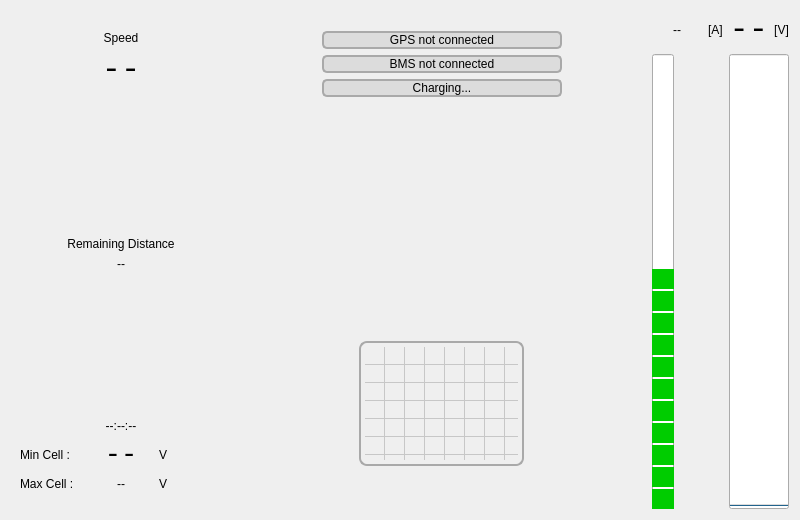
      <widget class="QWidget" name="tab_car">
       <property name="sizePolicy">
        <sizepolicy hsizetype="MinimumExpanding" vsizetype="MinimumExpanding">
         <horstretch>0</horstretch>
         <verstretch>0</verstretch>
        </sizepolicy>
       </property>
       <property name="minimumSize">
        <size>
         <width>800</width>
         <height>520</height>
        </size>
       </property>
       <property name="maximumSize">
        <size>
         <width>800</width>
         <height>520</height>
        </size>
       </property>
       <property name="styleSheet">
        <string notr="true"/>
       </property>
       <attribute name="icon">
        <iconset resource="resources.qrc">
         <normaloff>:/images/car.png</normaloff>:/images/car.png</iconset>
       </attribute>
       <attribute name="title">
        <string/>
       </attribute>
       <layout class="QGridLayout" name="gridLayout_3">
        <item row="0" column="1">
         <spacer name="horizontalSpacer">
          <property name="orientation">
           <enum>Qt::Horizontal</enum>
          </property>
          <property name="sizeType">
           <enum>QSizePolicy::MinimumExpanding</enum>
          </property>
          <property name="sizeHint" stdset="0">
           <size>
            <width>40</width>
            <height>20</height>
           </size>
          </property>
         </spacer>
        </item>
        <item row="0" column="0">
         <widget class="QTransparentWidget" name="carWidget1" native="true">
          <property name="sizePolicy">
           <sizepolicy hsizetype="MinimumExpanding" vsizetype="MinimumExpanding">
            <horstretch>0</horstretch>
            <verstretch>0</verstretch>
           </sizepolicy>
          </property>
          <property name="minimumSize">
           <size>
            <width>220</width>
            <height>500</height>
           </size>
          </property>
          <property name="maximumSize">
           <size>
            <width>220</width>
            <height>500</height>
           </size>
          </property>
          <layout class="QGridLayout" name="gridLayout_2">
           <property name="topMargin">
            <number>20</number>
           </property>
           <property name="bottomMargin">
            <number>20</number>
           </property>
           <item row="0" column="0" colspan="3">
            <widget class="QLabel" name="label_speed">
             <property name="styleSheet">
              <string notr="true"/>
             </property>
             <property name="text">
              <string>Speed</string>
             </property>
             <property name="alignment">
              <set>Qt::AlignCenter</set>
             </property>
             <property name="wordWrap">
              <bool>true</bool>
             </property>
            </widget>
           </item>
           <item row="2" column="0" colspan="2">
            <spacer name="verticalSpacer_3">
             <property name="orientation">
              <enum>Qt::Vertical</enum>
             </property>
             <property name="sizeHint" stdset="0">
              <size>
               <width>20</width>
               <height>40</height>
              </size>
             </property>
            </spacer>
           </item>
           <item row="3" column="0" colspan="3">
            <widget class="QLabel" name="label_remdist">
             <property name="text">
              <string>Remaining Distance</string>
             </property>
             <property name="scaledContents">
              <bool>true</bool>
             </property>
             <property name="alignment">
              <set>Qt::AlignCenter</set>
             </property>
             <property name="wordWrap">
              <bool>true</bool>
             </property>
            </widget>
           </item>
           <item row="4" column="0" colspan="3">
            <widget class="QLabel" name="l_remdist">
             <property name="styleSheet">
              <string notr="true">font: 75 24pt &quot;Lucida Console&quot;;</string>
             </property>
             <property name="text">
              <string notr="true">--</string>
             </property>
             <property name="alignment">
              <set>Qt::AlignCenter</set>
             </property>
            </widget>
           </item>
           <item row="5" column="0" colspan="2">
            <spacer name="verticalSpacer">
             <property name="orientation">
              <enum>Qt::Vertical</enum>
             </property>
             <property name="sizeHint" stdset="0">
              <size>
               <width>20</width>
               <height>40</height>
              </size>
             </property>
            </spacer>
           </item>
           <item row="6" column="0" colspan="3">
            <widget class="QLabel" name="l_time">
             <property name="styleSheet">
              <string notr="true">font: 75 10pt &quot;Latha&quot;;</string>
             </property>
             <property name="text">
              <string notr="true">--:--:--</string>
             </property>
             <property name="alignment">
              <set>Qt::AlignCenter</set>
             </property>
            </widget>
           </item>
           <item row="7" column="0">
            <widget class="QLabel" name="main_min">
             <property name="text">
              <string>Min Cell :</string>
             </property>
             <property name="scaledContents">
              <bool>false</bool>
             </property>
            </widget>
           </item>
           <item row="7" column="1">
            <widget class="QLabel" name="main_min_v">
             <property name="font">
              <font>
               <family>Lucida Console</family>
               <pointsize>20</pointsize>
               <weight>9</weight>
               <italic>false</italic>
               <bold>false</bold>
              </font>
             </property>
             <property name="styleSheet">
              <string notr="true">font: 75 20pt &quot;Lucida Console&quot;;</string>
             </property>
             <property name="text">
              <string>--</string>
             </property>
             <property name="alignment">
              <set>Qt::AlignCenter</set>
             </property>
            </widget>
           </item>
           <item row="8" column="0">
            <widget class="QLabel" name="main_max">
             <property name="text">
              <string>Max Cell :</string>
             </property>
             <property name="scaledContents">
              <bool>false</bool>
             </property>
            </widget>
           </item>
           <item row="8" column="1">
            <widget class="QLabel" name="main_max_v">
             <property name="styleSheet">
              <string notr="true">font: 75 20pt &quot;Lucida Console&quot;;</string>
             </property>
             <property name="text">
              <string>--</string>
             </property>
             <property name="alignment">
              <set>Qt::AlignCenter</set>
             </property>
            </widget>
           </item>
           <item row="7" column="2">
            <widget class="QLabel" name="label_37">
             <property name="text">
              <string>V</string>
             </property>
            </widget>
           </item>
           <item row="8" column="2">
            <widget class="QLabel" name="label_39">
             <property name="text">
              <string>V</string>
             </property>
            </widget>
           </item>
           <item row="1" column="0" colspan="3">
            <widget class="QLabel" name="l_speed">
             <property name="font">
              <font>
               <family>Lucida Console</family>
               <pointsize>24</pointsize>
               <weight>9</weight>
               <italic>false</italic>
               <bold>false</bold>
              </font>
             </property>
             <property name="styleSheet">
              <string notr="true">font: 75 24pt &quot;Lucida Console&quot;;</string>
             </property>
             <property name="text">
              <string notr="true">--</string>
             </property>
             <property name="alignment">
              <set>Qt::AlignCenter</set>
             </property>
            </widget>
           </item>
          </layout>
         </widget>
        </item>
        <item row="0" column="2">
         <widget class="QFrame" name="verticalFrame_carDrawing">
          <property name="enabled">
           <bool>true</bool>
          </property>
          <property name="sizePolicy">
           <sizepolicy hsizetype="MinimumExpanding" vsizetype="MinimumExpanding">
            <horstretch>0</horstretch>
            <verstretch>0</verstretch>
           </sizepolicy>
          </property>
          <property name="minimumSize">
           <size>
            <width>280</width>
            <height>500</height>
           </size>
          </property>
          <property name="maximumSize">
           <size>
            <width>280</width>
            <height>500</height>
           </size>
          </property>
          <property name="styleSheet">
           <string notr="true">.QFrame{
image: url(:/images/lotus_black.png);
}

QLabel{
font: 75 13pt &quot;Latha&quot;;
text-align: center;
background-color: rgb(220, 220, 220);
border-width: 2px;
border-style: solid;
border-color: darkgrey;
border-radius: 5px;
}

QTableWidget{
border-width: 2px;
border-style: solid;
border-color: darkgrey;
border-radius: 8px;
padding:4px;
}
</string>
          </property>
          <layout class="QVBoxLayout" name="verticalLayout_2">
           <property name="leftMargin">
            <number>20</number>
           </property>
           <property name="topMargin">
            <number>20</number>
           </property>
           <property name="rightMargin">
            <number>20</number>
           </property>
           <property name="bottomMargin">
            <number>45</number>
           </property>
           <item>
            <widget class="QLabel" name="l_gps_error">
             <property name="styleSheet">
              <string notr="true"/>
             </property>
             <property name="text">
              <string>GPS not connected</string>
             </property>
             <property name="alignment">
              <set>Qt::AlignCenter</set>
             </property>
            </widget>
           </item>
           <item>
            <widget class="QLabel" name="l_bms_error">
             <property name="text">
              <string>BMS not connected</string>
             </property>
             <property name="alignment">
              <set>Qt::AlignCenter</set>
             </property>
            </widget>
           </item>
           <item>
            <widget class="QLabel" name="charge">
             <property name="text">
              <string>Charging...</string>
             </property>
             <property name="alignment">
              <set>Qt::AlignCenter</set>
             </property>
            </widget>
           </item>
           <item>
            <spacer name="verticalSpacer_4">
             <property name="orientation">
              <enum>Qt::Vertical</enum>
             </property>
             <property name="sizeType">
              <enum>QSizePolicy::MinimumExpanding</enum>
             </property>
             <property name="sizeHint" stdset="0">
              <size>
               <width>20</width>
               <height>50</height>
              </size>
             </property>
            </spacer>
           </item>
           <item>
            <layout class="QHBoxLayout" name="horizontalLayout_batteryCells">
             <property name="topMargin">
              <number>0</number>
             </property>
             <item>
              <widget class="QTableWidget" name="tableWidget_batteryCells">
               <property name="enabled">
                <bool>false</bool>
               </property>
               <property name="sizePolicy">
                <sizepolicy hsizetype="Preferred" vsizetype="Preferred">
                 <horstretch>100</horstretch>
                 <verstretch>100</verstretch>
                </sizepolicy>
               </property>
               <property name="minimumSize">
                <size>
                 <width>165</width>
                 <height>125</height>
                </size>
               </property>
               <property name="maximumSize">
                <size>
                 <width>165</width>
                 <height>125</height>
                </size>
               </property>
               <property name="focusPolicy">
                <enum>Qt::NoFocus</enum>
               </property>
               <property name="styleSheet">
                <string notr="true"/>
               </property>
               <property name="verticalScrollBarPolicy">
                <enum>Qt::ScrollBarAlwaysOff</enum>
               </property>
               <property name="horizontalScrollBarPolicy">
                <enum>Qt::ScrollBarAlwaysOff</enum>
               </property>
               <property name="autoScroll">
                <bool>false</bool>
               </property>
               <property name="tabKeyNavigation">
                <bool>false</bool>
               </property>
               <property name="selectionMode">
                <enum>QAbstractItemView::NoSelection</enum>
               </property>
               <property name="showGrid">
                <bool>true</bool>
               </property>
               <property name="rowCount">
                <number>8</number>
               </property>
               <property name="columnCount">
                <number>11</number>
               </property>
               <attribute name="horizontalHeaderVisible">
                <bool>false</bool>
               </attribute>
               <attribute name="horizontalHeaderDefaultSectionSize">
                <number>12</number>
               </attribute>
               <attribute name="horizontalHeaderHighlightSections">
                <bool>false</bool>
               </attribute>
               <attribute name="horizontalHeaderMinimumSectionSize">
                <number>5</number>
               </attribute>
               <attribute name="verticalHeaderVisible">
                <bool>false</bool>
               </attribute>
               <attribute name="verticalHeaderDefaultSectionSize">
                <number>12</number>
               </attribute>
               <attribute name="verticalHeaderMinimumSectionSize">
                <number>5</number>
               </attribute>
               <row/>
               <row/>
               <row/>
               <row/>
               <row/>
               <row/>
               <row/>
               <row/>
               <column/>
               <column/>
               <column/>
               <column/>
               <column/>
               <column/>
               <column/>
               <column/>
               <column/>
               <column/>
               <column/>
               <item row="0" column="0">
                <property name="text">
                 <string/>
                </property>
               </item>
               <item row="0" column="1">
                <property name="text">
                 <string/>
                </property>
               </item>
               <item row="0" column="2">
                <property name="text">
                 <string/>
                </property>
               </item>
               <item row="1" column="1">
                <property name="text">
                 <string/>
                </property>
               </item>
               <item row="2" column="0"/>
              </widget>
             </item>
            </layout>
           </item>
          </layout>
         </widget>
        </item>
        <item row="0" column="4">
         <layout class="QGridLayout" name="gridLayout">
          <item row="1" column="0">
           <widget class="QProgressBar" name="progressBar_amps">
            <property name="sizePolicy">
             <sizepolicy hsizetype="Fixed" vsizetype="Expanding">
              <horstretch>0</horstretch>
              <verstretch>0</verstretch>
             </sizepolicy>
            </property>
            <property name="styleSheet">
             <string notr="true">QProgressBar:verticall {
border: 1px solid gray;
border-radius: 3px;
background: white;
padding: 1px;
text-align: right;
}
QProgressBar::chunk:vertical {
background: qlineargradient(x1: 0, y1: 0, x2: 0, y2: 1, stop: 0 #00CC00, stop: 1 #00CC00);
margin-top: 2px; /* space */
height: 20px;
}</string>
            </property>
            <property name="value">
             <number>50</number>
            </property>
            <property name="alignment">
             <set>Qt::AlignCenter</set>
            </property>
            <property name="textVisible">
             <bool>false</bool>
            </property>
            <property name="orientation">
             <enum>Qt::Vertical</enum>
            </property>
            <property name="invertedAppearance">
             <bool>false</bool>
            </property>
            <property name="textDirection">
             <enum>QProgressBar::TopToBottom</enum>
            </property>
           </widget>
          </item>
          <item row="1" column="1">
           <widget class="QProgressBar" name="progressBar_battery">
            <property name="enabled">
             <bool>true</bool>
            </property>
            <property name="sizePolicy">
             <sizepolicy hsizetype="MinimumExpanding" vsizetype="Expanding">
              <horstretch>0</horstretch>
              <verstretch>0</verstretch>
             </sizepolicy>
            </property>
            <property name="minimumSize">
             <size>
              <width>60</width>
              <height>0</height>
             </size>
            </property>
            <property name="font">
             <font>
              <family>Latha</family>
              <pointsize>20</pointsize>
              <weight>9</weight>
              <italic>false</italic>
              <bold>false</bold>
             </font>
            </property>
            <property name="styleSheet">
             <string notr="true"/>
            </property>
            <property name="value">
             <number>0</number>
            </property>
            <property name="alignment">
             <set>Qt::AlignCenter</set>
            </property>
            <property name="textVisible">
             <bool>true</bool>
            </property>
            <property name="orientation">
             <enum>Qt::Vertical</enum>
            </property>
            <property name="format">
             <string notr="true">%p%</string>
            </property>
           </widget>
          </item>
          <item row="0" column="0">
           <layout class="QHBoxLayout" name="horizontalLayout_6">
            <property name="topMargin">
             <number>0</number>
            </property>
            <property name="bottomMargin">
             <number>0</number>
            </property>
            <item>
             <widget class="QLabel" name="l_current">
              <property name="minimumSize">
               <size>
                <width>50</width>
                <height>0</height>
               </size>
              </property>
              <property name="styleSheet">
               <string notr="true">font: 75 20pt &quot;Lucida Console&quot;;</string>
              </property>
              <property name="text">
               <string notr="true">--</string>
              </property>
              <property name="alignment">
               <set>Qt::AlignCenter</set>
              </property>
             </widget>
            </item>
            <item>
             <widget class="QLabel" name="label">
              <property name="text">
               <string notr="true">[A]</string>
              </property>
              <property name="alignment">
               <set>Qt::AlignLeading|Qt::AlignLeft|Qt::AlignVCenter</set>
              </property>
             </widget>
            </item>
           </layout>
          </item>
          <item row="0" column="1">
           <layout class="QHBoxLayout" name="horizontalLayout_3">
            <item>
             <widget class="QLabel" name="l_voltage">
              <property name="font">
               <font>
                <family>Lucida Console</family>
                <pointsize>24</pointsize>
                <weight>9</weight>
                <italic>false</italic>
                <bold>false</bold>
               </font>
              </property>
              <property name="styleSheet">
               <string notr="true">font: 75 24pt &quot;Lucida Console&quot;;</string>
              </property>
              <property name="text">
               <string notr="true">--</string>
              </property>
              <property name="alignment">
               <set>Qt::AlignRight|Qt::AlignTrailing|Qt::AlignVCenter</set>
              </property>
             </widget>
            </item>
            <item>
             <widget class="QLabel" name="label_50">
              <property name="text">
               <string>[V]</string>
              </property>
              <property name="alignment">
               <set>Qt::AlignCenter</set>
              </property>
             </widget>
            </item>
           </layout>
          </item>
         </layout>
        </item>
        <item row="0" column="3">
         <spacer name="horizontalSpacer_2">
          <property name="orientation">
           <enum>Qt::Horizontal</enum>
          </property>
          <property name="sizeType">
           <enum>QSizePolicy::MinimumExpanding</enum>
          </property>
          <property name="sizeHint" stdset="0">
           <size>
            <width>40</width>
            <height>20</height>
           </size>
          </property>
         </spacer>
        </item>
       </layout>
      </widget>
